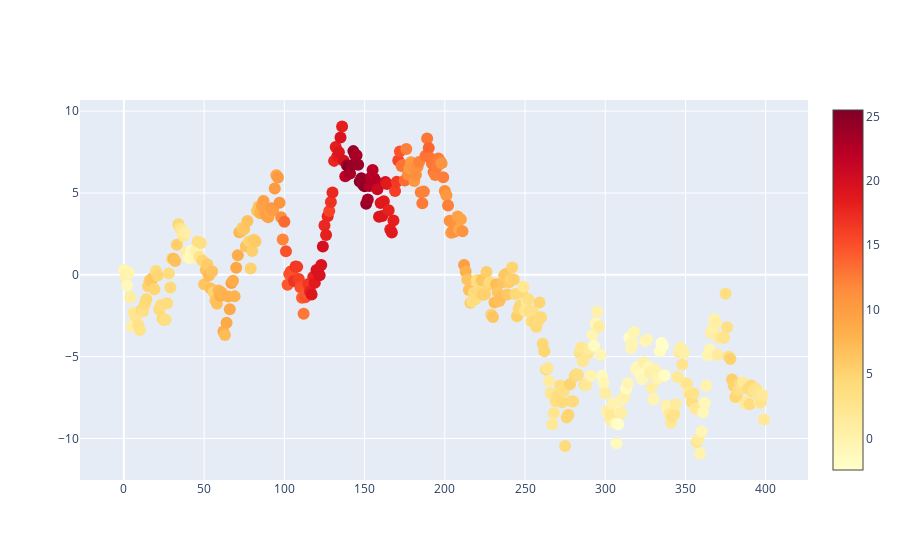

This figure's notebook cell:
### Markdown cell above
# 색상 차원(Color Dimension)

### Code cell
fig = go.Figure(data=go.Scatter(
    y = np.random.randn(400).cumsum(),
    mode='markers',
    marker=dict(size=12,
                color=np.random.randn(400).cumsum(),
                colorscale='YlOrRd',
                showscale=True)))
fig.show()

### Figure 1 — Plotly figure (JSON) as saved in the notebook; plotly's stock layout.template omitted (floating-point values rounded to 4 significant figures; data arrays with more than 128 entries replaced by an {"elided": "..."} marker saying what was removed)
{"data": [{"marker": {"color": {"elided": "400 float values"}, "colorscale": [[0, "rgb(255,255,204)"], [0.125, "rgb(255,237,160)"], [0.25, "rgb(254,217,118)"], [0.375, "rgb(254,178,76)"], [0.5, "rgb(253,141,60)"], [0.625, "rgb(252,78,42)"], [0.75, "rgb(227,26,28)"], [0.875, "rgb(189,0,38)"], [1, "rgb(128,0,38)"]], "showscale": true, "size": 12}, "mode": "markers", "type": "scatter", "y": {"elided": "400 float values"}}], "layout": {}}
